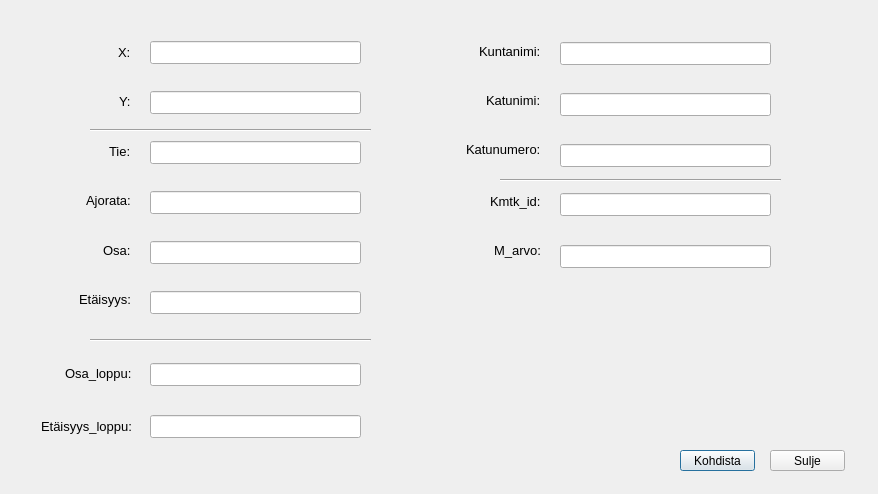
<?xml version="1.0" encoding="UTF-8"?>
<ui version="4.0">
 <class>Center</class>
 <widget class="QDialog" name="Center">
  <property name="geometry">
   <rect>
    <x>0</x>
    <y>0</y>
    <width>878</width>
    <height>494</height>
   </rect>
  </property>
  <property name="windowTitle">
   <string>Kohdista</string>
  </property>
  <widget class="QWidget" name="verticalLayoutWidget">
   <property name="geometry">
    <rect>
     <x>60</x>
     <y>30</y>
     <width>71</width>
     <height>291</height>
    </rect>
   </property>
   <layout class="QVBoxLayout" name="verticalLayout">
    <property name="rightMargin">
     <number>0</number>
    </property>
    <item alignment="Qt::AlignRight">
     <widget class="QLabel" name="label_2">
      <property name="font">
       <font>
        <pointsize>10</pointsize>
       </font>
      </property>
      <property name="text">
       <string>X:</string>
      </property>
     </widget>
    </item>
    <item alignment="Qt::AlignRight">
     <widget class="QLabel" name="label_5">
      <property name="font">
       <font>
        <pointsize>10</pointsize>
       </font>
      </property>
      <property name="text">
       <string>Y:</string>
      </property>
     </widget>
    </item>
    <item alignment="Qt::AlignRight">
     <widget class="QLabel" name="label_4">
      <property name="font">
       <font>
        <pointsize>10</pointsize>
       </font>
      </property>
      <property name="text">
       <string>Tie:</string>
      </property>
     </widget>
    </item>
    <item alignment="Qt::AlignRight">
     <widget class="QLabel" name="label_6">
      <property name="font">
       <font>
        <pointsize>10</pointsize>
       </font>
      </property>
      <property name="text">
       <string>Ajorata:</string>
      </property>
     </widget>
    </item>
    <item alignment="Qt::AlignRight">
     <widget class="QLabel" name="label_3">
      <property name="font">
       <font>
        <pointsize>10</pointsize>
       </font>
      </property>
      <property name="text">
       <string>Osa:</string>
      </property>
     </widget>
    </item>
    <item alignment="Qt::AlignRight">
     <widget class="QLabel" name="label">
      <property name="font">
       <font>
        <pointsize>10</pointsize>
       </font>
      </property>
      <property name="text">
       <string>Etäisyys:</string>
      </property>
     </widget>
    </item>
   </layout>
  </widget>
  <widget class="QWidget" name="verticalLayoutWidget_2">
   <property name="geometry">
    <rect>
     <x>150</x>
     <y>20</y>
     <width>211</width>
     <height>321</height>
    </rect>
   </property>
   <layout class="QVBoxLayout" name="verticalLayout_start">
    <item>
     <widget class="QLineEdit" name="lineEdit_X">
      <property name="font">
       <font>
        <pointsize>10</pointsize>
       </font>
      </property>
     </widget>
    </item>
    <item>
     <widget class="QLineEdit" name="lineEdit_Y">
      <property name="font">
       <font>
        <pointsize>10</pointsize>
       </font>
      </property>
     </widget>
    </item>
    <item>
     <widget class="QLineEdit" name="lineEdit_Tie">
      <property name="font">
       <font>
        <pointsize>10</pointsize>
       </font>
      </property>
     </widget>
    </item>
    <item>
     <widget class="QLineEdit" name="lineEdit_Ajorata">
      <property name="font">
       <font>
        <pointsize>10</pointsize>
       </font>
      </property>
     </widget>
    </item>
    <item>
     <widget class="QLineEdit" name="lineEdit_Osa">
      <property name="font">
       <font>
        <pointsize>10</pointsize>
       </font>
      </property>
     </widget>
    </item>
    <item>
     <widget class="QLineEdit" name="lineEdit_Etaisyys">
      <property name="font">
       <font>
        <pointsize>10</pointsize>
       </font>
      </property>
     </widget>
    </item>
   </layout>
  </widget>
  <widget class="QWidget" name="verticalLayoutWidget_4">
   <property name="geometry">
    <rect>
     <x>150</x>
     <y>340</y>
     <width>211</width>
     <height>121</height>
    </rect>
   </property>
   <layout class="QVBoxLayout" name="verticalLayout_end">
    <item>
     <widget class="QLineEdit" name="lineEdit_Osa_loppu">
      <property name="font">
       <font>
        <pointsize>10</pointsize>
       </font>
      </property>
     </widget>
    </item>
    <item>
     <widget class="QLineEdit" name="lineEdit_Etaisyys_loppu">
      <property name="font">
       <font>
        <pointsize>10</pointsize>
       </font>
      </property>
     </widget>
    </item>
   </layout>
  </widget>
  <widget class="QPushButton" name="pushButton_Search">
   <property name="geometry">
    <rect>
     <x>680</x>
     <y>450</y>
     <width>75</width>
     <height>21</height>
    </rect>
   </property>
   <property name="text">
    <string>Kohdista</string>
   </property>
  </widget>
  <widget class="QWidget" name="verticalLayoutWidget_3">
   <property name="geometry">
    <rect>
     <x>40</x>
     <y>350</y>
     <width>92</width>
     <height>100</height>
    </rect>
   </property>
   <layout class="QVBoxLayout" name="verticalLayout_3">
    <item alignment="Qt::AlignRight">
     <widget class="QLabel" name="label_11">
      <property name="font">
       <font>
        <pointsize>10</pointsize>
       </font>
      </property>
      <property name="text">
       <string>Osa_loppu:</string>
      </property>
     </widget>
    </item>
    <item alignment="Qt::AlignRight">
     <widget class="QLabel" name="label_12">
      <property name="font">
       <font>
        <pointsize>10</pointsize>
       </font>
      </property>
      <property name="text">
       <string>Etäisyys_loppu:</string>
      </property>
     </widget>
    </item>
   </layout>
  </widget>
  <widget class="QWidget" name="verticalLayoutWidget_5">
   <property name="geometry">
    <rect>
     <x>450</x>
     <y>30</y>
     <width>91</width>
     <height>141</height>
    </rect>
   </property>
   <layout class="QVBoxLayout" name="verticalLayout_2">
    <item alignment="Qt::AlignRight">
     <widget class="QLabel" name="label_7">
      <property name="font">
       <font>
        <pointsize>10</pointsize>
       </font>
      </property>
      <property name="text">
       <string>Kuntanimi:</string>
      </property>
     </widget>
    </item>
    <item alignment="Qt::AlignRight">
     <widget class="QLabel" name="label_8">
      <property name="font">
       <font>
        <pointsize>10</pointsize>
       </font>
      </property>
      <property name="text">
       <string>Katunimi:</string>
      </property>
     </widget>
    </item>
    <item alignment="Qt::AlignRight">
     <widget class="QLabel" name="label_9">
      <property name="font">
       <font>
        <pointsize>10</pointsize>
       </font>
      </property>
      <property name="text">
       <string>Katunumero:</string>
      </property>
     </widget>
    </item>
   </layout>
  </widget>
  <widget class="Line" name="line">
   <property name="geometry">
    <rect>
     <x>90</x>
     <y>120</y>
     <width>281</width>
     <height>20</height>
    </rect>
   </property>
   <property name="orientation">
    <enum>Qt::Horizontal</enum>
   </property>
  </widget>
  <widget class="QWidget" name="verticalLayoutWidget_6">
   <property name="geometry">
    <rect>
     <x>450</x>
     <y>180</y>
     <width>91</width>
     <height>91</height>
    </rect>
   </property>
   <layout class="QVBoxLayout" name="verticalLayout_5">
    <item alignment="Qt::AlignRight">
     <widget class="QLabel" name="label_13">
      <property name="font">
       <font>
        <pointsize>10</pointsize>
       </font>
      </property>
      <property name="text">
       <string>Kmtk_id:</string>
      </property>
     </widget>
    </item>
    <item alignment="Qt::AlignRight">
     <widget class="QLabel" name="label_10">
      <property name="font">
       <font>
        <pointsize>10</pointsize>
       </font>
      </property>
      <property name="text">
       <string>M_arvo:</string>
      </property>
     </widget>
    </item>
   </layout>
  </widget>
  <widget class="QWidget" name="verticalLayoutWidget_7">
   <property name="geometry">
    <rect>
     <x>560</x>
     <y>20</y>
     <width>211</width>
     <height>171</height>
    </rect>
   </property>
   <layout class="QVBoxLayout" name="verticalLayout_street">
    <item>
     <widget class="QLineEdit" name="lineEdit_Kuntanimi">
      <property name="font">
       <font>
        <pointsize>10</pointsize>
       </font>
      </property>
     </widget>
    </item>
    <item>
     <widget class="QLineEdit" name="lineEdit_Katunimi">
      <property name="font">
       <font>
        <pointsize>10</pointsize>
       </font>
      </property>
     </widget>
    </item>
    <item>
     <widget class="QLineEdit" name="lineEdit_Katunumero">
      <property name="font">
       <font>
        <pointsize>10</pointsize>
       </font>
      </property>
     </widget>
    </item>
   </layout>
  </widget>
  <widget class="Line" name="line_2">
   <property name="geometry">
    <rect>
     <x>90</x>
     <y>330</y>
     <width>281</width>
     <height>20</height>
    </rect>
   </property>
   <property name="orientation">
    <enum>Qt::Horizontal</enum>
   </property>
  </widget>
  <widget class="Line" name="line_3">
   <property name="geometry">
    <rect>
     <x>500</x>
     <y>170</y>
     <width>281</width>
     <height>20</height>
    </rect>
   </property>
   <property name="font">
    <font>
     <pointsize>8</pointsize>
    </font>
   </property>
   <property name="orientation">
    <enum>Qt::Horizontal</enum>
   </property>
  </widget>
  <widget class="QWidget" name="verticalLayoutWidget_8">
   <property name="geometry">
    <rect>
     <x>560</x>
     <y>170</y>
     <width>211</width>
     <height>121</height>
    </rect>
   </property>
   <layout class="QVBoxLayout" name="verticalLayout_id">
    <item>
     <widget class="QLineEdit" name="lineEdit_Kmtk_id">
      <property name="font">
       <font>
        <pointsize>10</pointsize>
       </font>
      </property>
     </widget>
    </item>
    <item>
     <widget class="QLineEdit" name="lineEdit_M_arvo">
      <property name="font">
       <font>
        <pointsize>10</pointsize>
       </font>
      </property>
     </widget>
    </item>
   </layout>
  </widget>
  <widget class="QPushButton" name="pushButton_Sulje">
   <property name="geometry">
    <rect>
     <x>770</x>
     <y>450</y>
     <width>75</width>
     <height>21</height>
    </rect>
   </property>
   <property name="text">
    <string>Sulje</string>
   </property>
  </widget>
 </widget>
 <resources/>
 <connections>
  <connection>
   <sender>pushButton_Search</sender>
   <signal>clicked()</signal>
   <receiver>Center</receiver>
   <slot>accept()</slot>
   <hints>
    <hint type="sourcelabel">
     <x>717</x>
     <y>460</y>
    </hint>
    <hint type="destinationlabel">
     <x>438</x>
     <y>246</y>
    </hint>
   </hints>
  </connection>
  <connection>
   <sender>pushButton_Sulje</sender>
   <signal>clicked()</signal>
   <receiver>Center</receiver>
   <slot>reject()</slot>
   <hints>
    <hint type="sourcelabel">
     <x>807</x>
     <y>461</y>
    </hint>
    <hint type="destinationlabel">
     <x>438</x>
     <y>246</y>
    </hint>
   </hints>
  </connection>
 </connections>
</ui>
